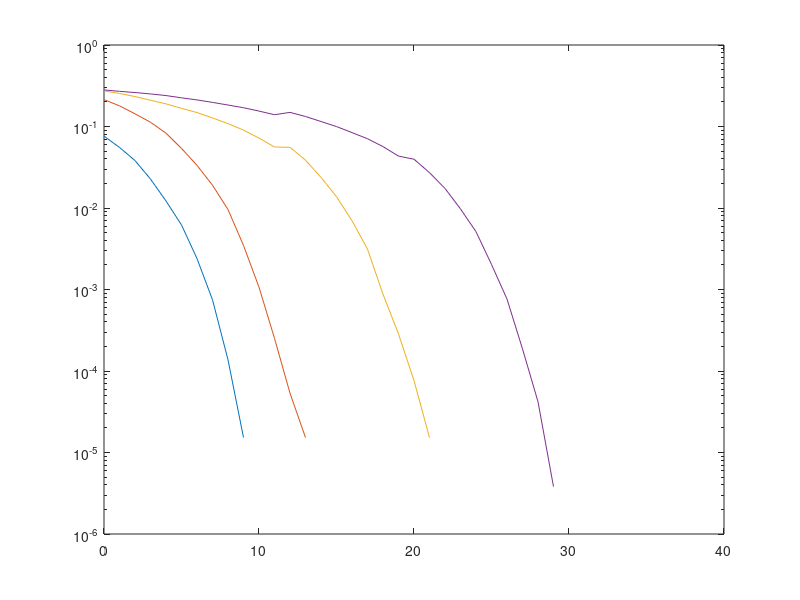
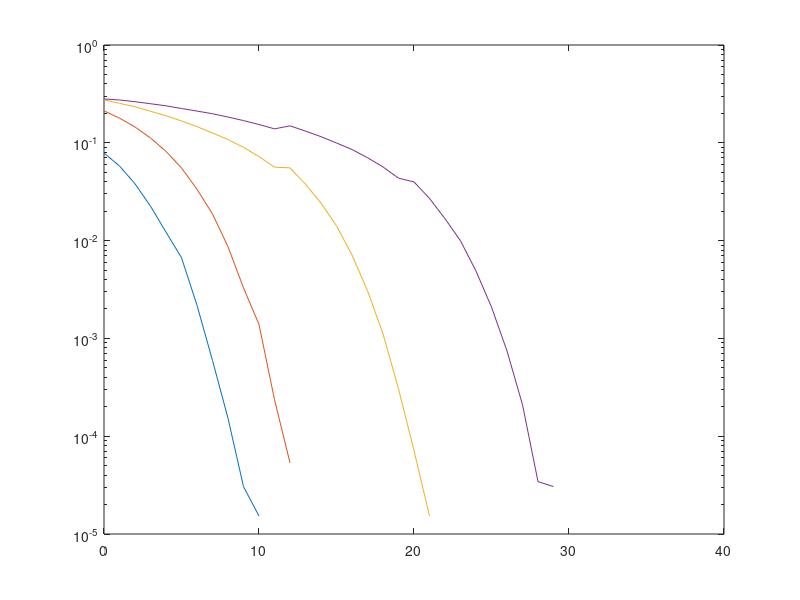
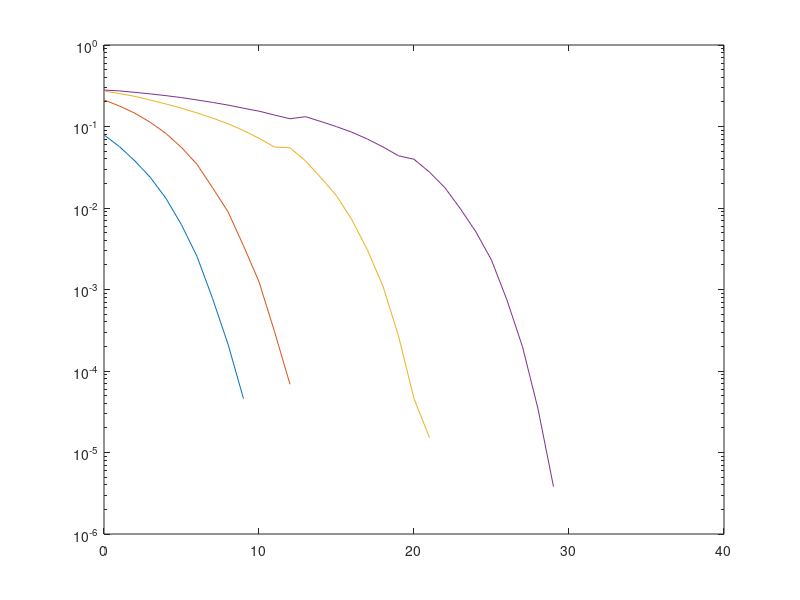
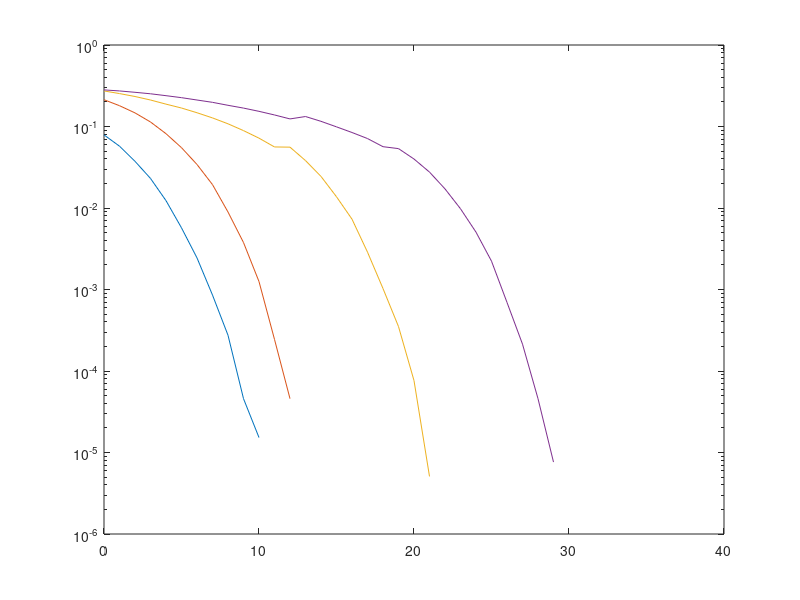

Recreate these plots in MATLAB, in order.
%% OFDM - Multiple Subcarriers 
%Generate Data Bits
%Apply modulation and Reshape 
%Perform ifft operation
%Assume Channel and add awgn and rayleigh noise
%At receiver equalize and take FFT
%Reshape and demodulate
%Find bit error rate
%% Code
clear all; close all; clc;
data= randi([0 1], 2^16 ,1);
for i=6:1:9
    for j=1:1:4
        if j<3
            mod_data= pskmod(data,2^j);
        elseif j==3
            mod_data= qammod(data,16);
        elseif j==4
            mod_data= qammod(data,64);
        end
        mod_data=reshape(mod_data,[2^i,((2^16)/(2^i))]);
        mod_data=ifft(mod_data,2^i);
        k=1;
        for l=0:1:40
            h=1/(sqrt(randn(1,1)+i*randn(1,1)));
            channel_rayleigh=h*mod_data;
            noise_gaussian=awgn(channel_rayleigh,l,'measured');
            rec_mod_data=inv(h)*noise_gaussian;
            rec_mod_data=fft(rec_mod_data,2^i);
            rec_mod_data=reshape(rec_mod_data,[2^16,1]);
            if j<3
                rec_demod_data=pskdemod(rec_mod_data,2^j);
            elseif j==3
                rec_demod_data=qamdemod(rec_mod_data,16);
            elseif j==4
                rec_demod_data=qamdemod(rec_mod_data,64);
            end
            [number,ratio]=biterr(rec_demod_data,data);
            err(k)=ratio;
            k=k+1;    
        end
        m=0:1:40;
        semilogy(m,err);
        hold on;      
    end
    hold off;
    figure();
end
